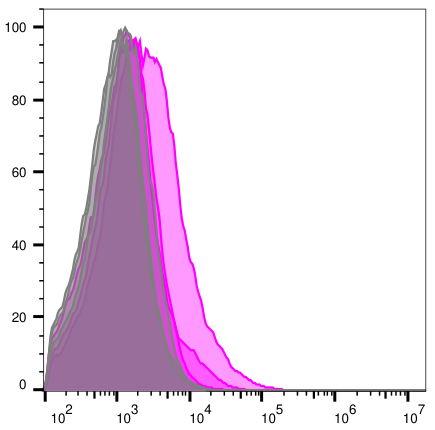
#> input picture templates/image.png, 435 x 430 px
$ python axis-obtainer.py
#> lines starting #> are read from the running program, lines starting #| are printed output that depends on the picture; after the words box and inside, x2 and y2 are one past the last pixel; in counts of white or black regions, pixels touching at a corner belong together
from PIL import Image, ImageDraw

# Load your square image
img = Image.open("templates/image.png").convert("RGBA")
w, h = img.size
#> w = 435; h = 430

# Create a mask
mask = Image.new("L", (w, h), 0)  # fully transparent to start
#> mask: PIL image 435x430 L; every value is 0
draw = ImageDraw.Draw(mask)

# Thickness of the L arms (adjust as needed)
thickness = int(0.1 * w)  # 25% of size
#> thickness = 43

# Horizontal bar along bottom
draw.rectangle([0, h - thickness, w, h], fill=255)

# Vertical bar along left
draw.rectangle([0, 0, thickness+3, h], fill=255)

# Apply mask as alpha channel
result = img.copy()
result.putalpha(mask)
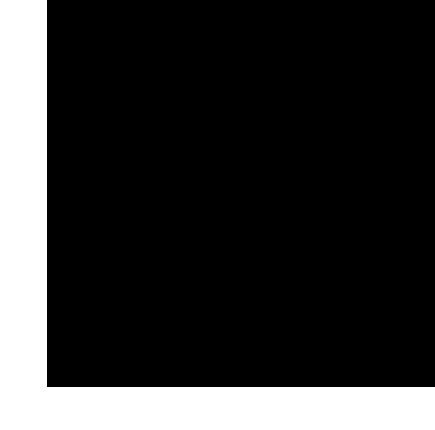
#> mask: PIL image 435x430 L; 19.7% white; 1 white region, box (x1, y1, x2, y2) and area: (0, 0, 435, 430) 36894
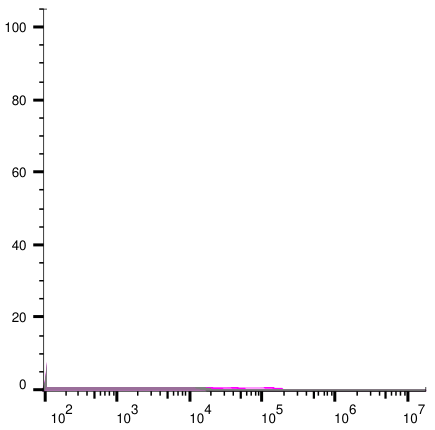
#> result: PIL image 435x430 RGBA; mean R, G, B, A 236.3, 222, 236.3, 50.3; transparent parts drawn white

result.save("templates/axis-template.png")
